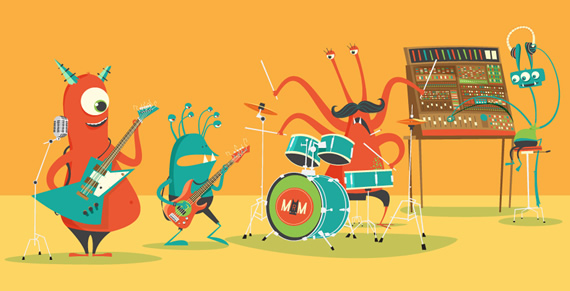
#> input picture NI_kol2018_materijali/ni_band.jpg, 570 x 291 px
$ jupyter execute '3. zadatak.ipynb'
#> lines starting #> are read from the running program, lines starting #| are printed output that depends on the picture; after the words box and inside, x2 and y2 are one past the last pixel; in counts of white or black regions, pixels touching at a corner belong together

 <br>
 Data je slika *ni_band.jpg* čije su dimenzije 570 x 291 piksela.

[cell 1]
import numpy as np
from PIL import Image
from scipy import ndimage
from matplotlib import pyplot as plt

**a)** Učitati zadatu sliku, a zatim korišćenjem PIL biblioteke napraviti od nje sliku *ni_small_band.jpg* čije su dimenzije 3 puta manje i koja je zarotirana za 180 stepeni.

[cell 2]
img = Image.open('./ni_band.jpg')
#> img is the input picture: PIL image 570x291 RGB; mean R, G, B 223.3, 173.4, 82.3

[cell 3]
new_size = (img.size[0]//3, img.size[1]//3)
#> new_size = (190, 97)
new_size
#> Out = (190, 97)

[cell 4]
target_img = img.rotate(180).resize(new_size)
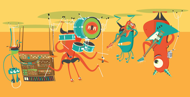
#> target_img: PIL image 190x97 RGB; mean R, G, B 223.2, 173.4, 82.3

**b)** Učitati zadatu sliku, a zatim je korišćenjem PIL biblioteke prebaciti u crno-beli mod. Primeniti filter određen kernelom
<br>
$$
\begin{bmatrix}
0 & 0 & 0 & 0 & 0 \\
0 & 0 & -1 & 0 & 0 \\
0 & -1 & 5 & -1 & 0 \\
0 & 0 & -1 & 0 & 0 \\
0 & 0 & 0 & 0 & 0
\end{bmatrix}
$$
Kakav efekat se postiže?

[cell 5]
img = Image.open('./ni_band.jpg')
img = img.convert('L')
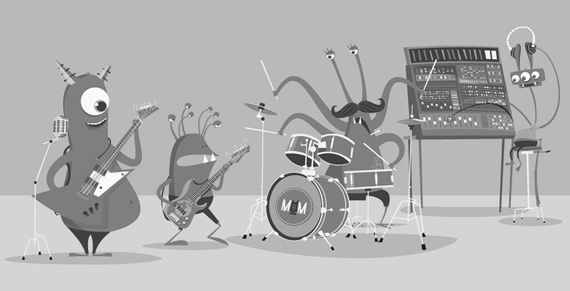
#> img: PIL image 570x291 L; min 3, max 255, mean 177.9

[cell 6]
kernel = np.zeros((5, 5))
kernel[1, 2] = -1
kernel[3, 2] = -1
kernel[2, 1] = -1
kernel[2, 3] = -1
kernel[2, 2] = 5
kernel

[cell 7]
kernelized_image = ndimage.convolve(img, kernel)
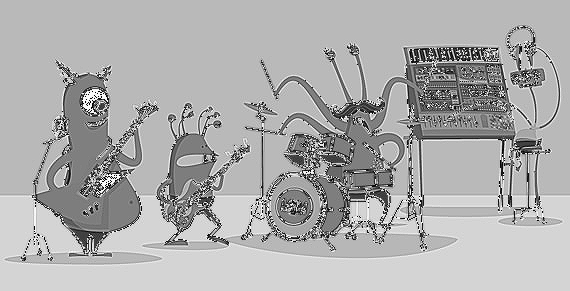
#> kernelized_image: shape (291, 570); min 0, max 255, mean 173.3

[cell 8]
pil_kernelized_image = Image.fromarray(kernelized_image)
pil_kernelized_image

**c)** Učitati zadatu sliku, korišćenjem PIL biblioteke prebaciti je crno-beli mod, a zatim primeniti 2D Furijeovu transformaciju i eliminisati iz frekvencijskog spektra frekvencije koje se nalaze u donjem levom i gornjem desnom uglu u pravougaoniku dimenzija 200 x 150. Prikazati rezultujuću sliku. Kakav efekat se postiže?

[cell 9]
img = Image.open('./ni_band.jpg').convert('L')

[cell 10]
c = np.fft.fft2(img)

[cell 11]
plt.imshow(20*np.log(np.abs(c)), cmap='gray')

### Shift
Cesce zelimo da se vrednost koeficijenta f(0, 0) nadje u centru slike.

[cell 12]
c_shifted = np.fft.fftshift(c)

[cell 13]
plt.imshow(20*np.log(np.abs(c_shifted)), cmap='gray')

# Zamucivanje slike

[cell 14]
# Pretvaramo sliku u numpy matricu
npimg = np.array(img)
print("Dimenzije slike: {}".format(npimg.shape))
#| Dimenzije slike: (291, 570)

[cell 15]
# Trazimo koordinate centra slike
x_center = npimg.shape[0] // 2
#> x_center = 145
y_center = npimg.shape[1] // 2
#> y_center = 285
print("x_center = {}\ny_center = {}".format(x_center, y_center))
#| x_center = 145
#| y_center = 285

[cell 16]
number_of_ones = 50
# Pravimo masku iste velicine
mask = np.zeros(npimg.shape)

# U masku upisujemo jedinice u delu koji zelimo da zadrzimo
mask[x_center - number_of_ones : x_center + number_of_ones,\
     y_center - number_of_ones : y_center + number_of_ones] = 1

[cell 17]
# Ilustracija maske
tmp = Image.fromarray(mask * np.full(mask.shape, 255)).convert('L')
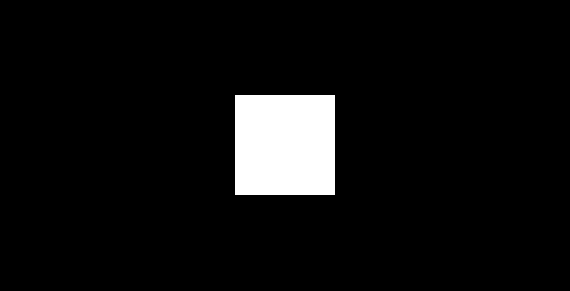
#> tmp: PIL image 570x291 L; 6% white; 1 white region, box (x1, y1, x2, y2) and area: (235, 95, 335, 195) 10000
tmp

[cell 18]
# Primenjujemo masku -> odsecamo deo frekvencija (sustinski deo koda)
c_shifted_filtered = c_shifted * mask

[cell 19]
# transliramo nazad
c_filtered = np.fft.ifftshift(c_shifted_filtered)

[cell 20]
plt.imshow(20*np.log(np.abs(c_shifted_filtered)), cmap='gray')
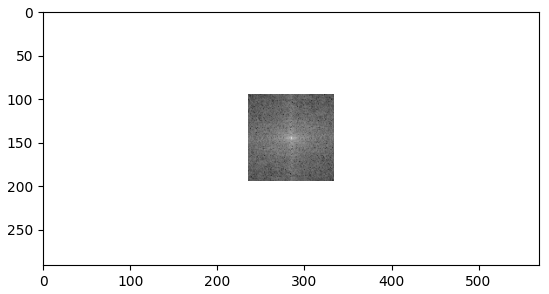
#> figure drawn by matplotlib, 1 panel

[cell 21]
# Vrsimo inverzju f transformaciju
c_final = np.fft.ifft2(c_filtered)

[cell 22]
# Prikazujemo sliku
blured_image = Image.fromarray(np.abs(c_final)).convert('L')
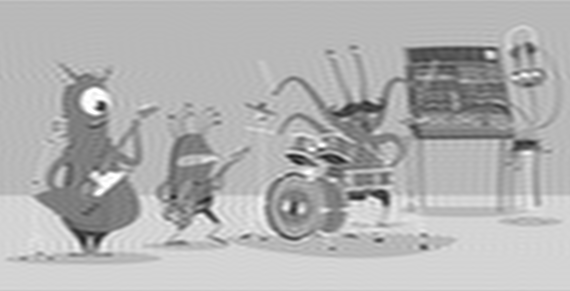
#> blured_image: PIL image 570x291 L; min 30, max 255, mean 177.4
blured_image

c) Učitati zadatu sliku, korišćenjem PIL biblioteke prebaciti je crno-beli mod, a zatim primeniti 2D Furijeovu transformaciju i eliminisati iz frekvencijskog spektra frekvencije koje se nalaze u donjem levom i gornjem desnom uglu u pravougaoniku dimenzija 200 x 150. Prikazati rezultujuću sliku. Kakav efekat se postiže?

[cell 23]
original_img = Image.open('./ni_band.jpg').convert('L')
original_img

[cell 24]
img = np.array(original_img)

[cell 25]
img.shape
#> Out = (291, 570)

[cell 26]
mask = np.ones(img.shape)
h = 200
w = 150
putme = np.zeros((h, w))
mask[-h:, :w] = putme
mask[:h, -w:] = putme

[cell 27]
# Prikazujemo masku
img_mask = Image.fromarray(mask * np.full(mask.shape, 255)).convert('L')
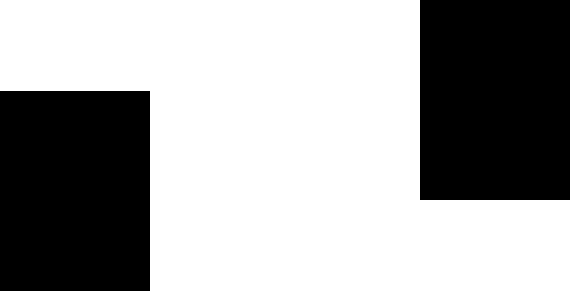
#> img_mask: PIL image 570x291 L; 63.8% white; 2 black regions, box (x1, y1, x2, y2) and area: (420, 0, 570, 200) 30000, (0, 91, 150, 291) 30000
img_mask

[cell 28]
# FFT <3
c = np.fft.fft2(img)

[cell 29]
plt.imshow(20*np.log(np.abs(c)))
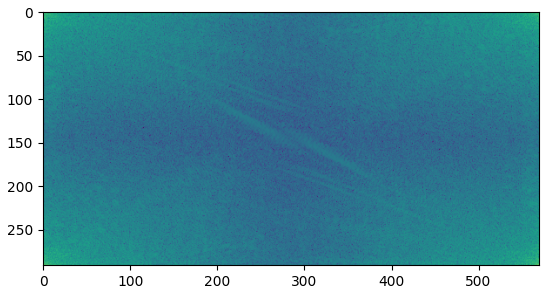
#> figure drawn by matplotlib, 1 panel

[cell 30]
# Transliramo
c_shifted = np.fft.fftshift(c)
plt.imshow(20*np.log(np.abs(c_shifted)))
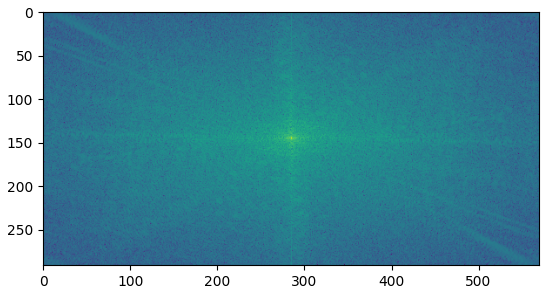
#> figure drawn by matplotlib, 1 panel

[cell 31]
# Odsecamo potrebne frekvenciju
c_shifted_filtered = c_shifted * mask

[cell 32]
c_shifted = np.fft.fftshift(c)
plt.imshow(20*np.log(np.abs(c_shifted_filtered)))
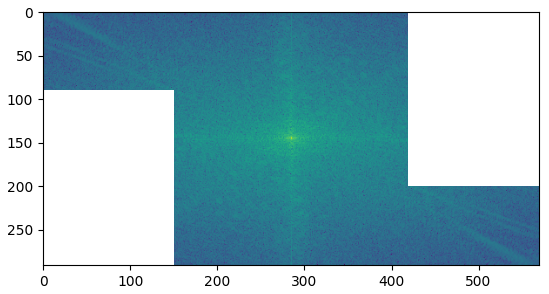
#> figure drawn by matplotlib, 1 panel

[cell 33]
c_filtered = np.fft.ifftshift(c_shifted_filtered)

[cell 34]
c_final = np.fft.ifft2(c_filtered)

[cell 35]
# Pravimo sliku i prikazujemo je
the_solution = Image.fromarray(np.abs(c_final)).convert('L')
the_solution
